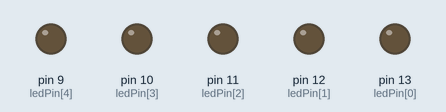
This sketch was run on a simulated Arduino Uno, built with avr-gcc and run on an emulated ATmega328P. Parts: output pins drawn as LEDs (lit = HIGH).

Above: at 0.1 s.
At 4.1 s:
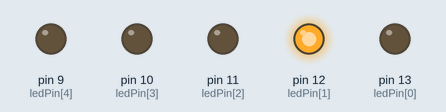
At 8.1 s:
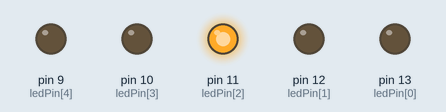
At 18.1 s:
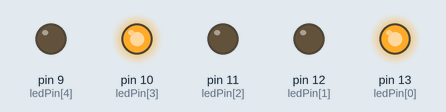
At 28.1 s:
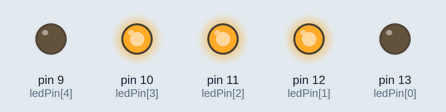
At 38.1 s:
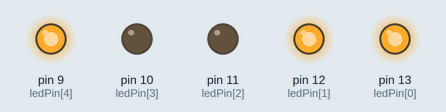
Timing chart, 0 to 39.6 s (numbered marks = the images above):
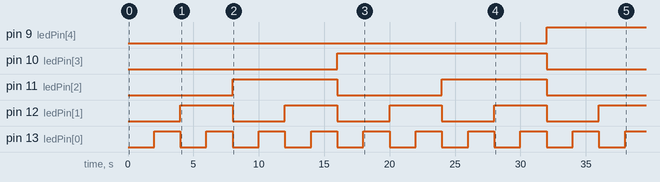

The sketch:

0_to_31_binary_Arduino.ino
```cpp
int ledPin[] = {13,12,11,10,9};
// an arry to define the pins

void setup()
{
  for (int i = 0; i < 5; i++)
  {
    pinMode(ledPin[i], OUTPUT);
  }
}

void loop()
{
  for (byte counter = 0; counter <= 32; counter++)
  {
    displayBinary(counter);
    delay(2000);
  }
}

void displayBinary(byte num)
{
  for (int i = 0; i < 5; i++)
  {
    if (bitRead(num, i)==1)
    {
      digitalWrite(ledPin[i], HIGH);
    }
    else
    {
      digitalWrite(ledPin[i], LOW);
    }
  }

}
```

Measured:
- by itself, pin 9 (ledPin[4]): LOW → HIGH at 32.0 s
- by itself, pin 10 (ledPin[3]): LOW → HIGH at 16.0 s, → LOW 16.0 s later
- by itself, pin 11 (ledPin[2]): alternates HIGH for 8.0 s and LOW for 8.0 s
- by itself, pin 12 (ledPin[1]): alternates HIGH for 4.0 s and LOW for 4.0 s
- by itself, pin 13 (ledPin[0]): alternates HIGH for 2.0 s and LOW for 2.0 s
